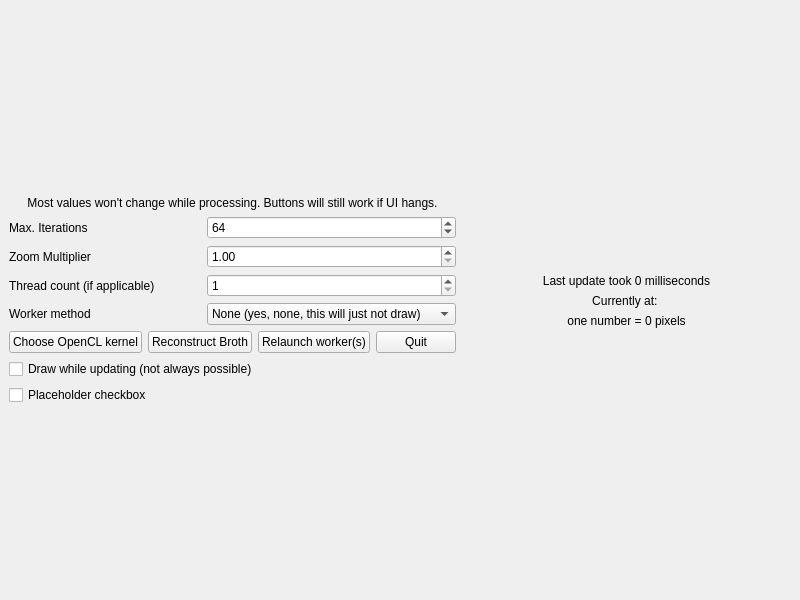
<?xml version="1.0" encoding="UTF-8"?>
<ui version="4.0">
 <class>MainWindow</class>
 <widget class="QMainWindow" name="MainWindow">
  <property name="geometry">
   <rect>
    <x>0</x>
    <y>0</y>
    <width>800</width>
    <height>600</height>
   </rect>
  </property>
  <property name="windowTitle">
   <string>MainWindow</string>
  </property>
  <widget class="QWidget" name="centralwidget">
   <layout class="QGridLayout" name="gridLayout">
    <item row="3" column="0">
     <spacer name="verticalSpacer_2">
      <property name="orientation">
       <enum>Qt::Vertical</enum>
      </property>
      <property name="sizeHint" stdset="0">
       <size>
        <width>20</width>
        <height>40</height>
       </size>
      </property>
     </spacer>
    </item>
    <item row="2" column="0">
     <layout class="QVBoxLayout" name="controlsLayout">
      <item>
       <spacer name="verticalSpacer_5">
        <property name="orientation">
         <enum>Qt::Vertical</enum>
        </property>
        <property name="sizeHint" stdset="0">
         <size>
          <width>20</width>
          <height>40</height>
         </size>
        </property>
       </spacer>
      </item>
      <item>
       <widget class="QLabel" name="label_4">
        <property name="text">
         <string>Most values won't change while processing. Buttons will still work if UI hangs.</string>
        </property>
        <property name="alignment">
         <set>Qt::AlignCenter</set>
        </property>
       </widget>
      </item>
      <item>
       <layout class="QGridLayout" name="mainControls">
        <item row="3" column="0">
         <widget class="QLabel" name="zoomRatioLabel">
          <property name="text">
           <string>Zoom Multiplier</string>
          </property>
         </widget>
        </item>
        <item row="1" column="1">
         <widget class="QSpinBox" name="maxIterationsSpinBox">
          <property name="minimum">
           <number>1</number>
          </property>
          <property name="maximum">
           <number>4096</number>
          </property>
          <property name="value">
           <number>64</number>
          </property>
         </widget>
        </item>
        <item row="3" column="1">
         <widget class="QDoubleSpinBox" name="zoomRatioSpinBox">
          <property name="minimum">
           <double>1.000000000000000</double>
          </property>
          <property name="maximum">
           <double>100.000000000000000</double>
          </property>
         </widget>
        </item>
        <item row="4" column="0">
         <widget class="QLabel" name="threadCountLabel">
          <property name="text">
           <string>Thread count (if applicable)</string>
          </property>
         </widget>
        </item>
        <item row="4" column="1">
         <widget class="QSpinBox" name="threadCountSpinBox">
          <property name="minimum">
           <number>1</number>
          </property>
          <property name="maximum">
           <number>65536</number>
          </property>
         </widget>
        </item>
        <item row="1" column="0">
         <widget class="QLabel" name="maxIterationsLabel">
          <property name="text">
           <string>Max. Iterations</string>
          </property>
         </widget>
        </item>
        <item row="5" column="1">
         <widget class="QComboBox" name="modeSelectComboBox">
          <item>
           <property name="text">
            <string>None (yes, none, this will just not draw)</string>
           </property>
          </item>
          <item>
           <property name="text">
            <string>Basic MT</string>
           </property>
          </item>
          <item>
           <property name="text">
            <string>Optimised MT (2x faster in debug builds)</string>
           </property>
          </item>
          <item>
           <property name="text">
            <string>OpenCL</string>
           </property>
          </item>
         </widget>
        </item>
        <item row="5" column="0">
         <widget class="QLabel" name="workerMethodLabel">
          <property name="text">
           <string>Worker method</string>
          </property>
         </widget>
        </item>
       </layout>
      </item>
      <item>
       <layout class="QHBoxLayout" name="horizontalLayout">
        <item>
         <widget class="QPushButton" name="FileDialogOpenerButton">
          <property name="text">
           <string>Choose OpenCL kernel</string>
          </property>
         </widget>
        </item>
        <item>
         <widget class="QPushButton" name="ReconstructButton">
          <property name="text">
           <string>Reconstruct Broth</string>
          </property>
         </widget>
        </item>
        <item>
         <widget class="QPushButton" name="RelaunchButton">
          <property name="text">
           <string>Relaunch worker(s)</string>
          </property>
         </widget>
        </item>
        <item>
         <widget class="QPushButton" name="QuitButton">
          <property name="text">
           <string>Quit</string>
          </property>
         </widget>
        </item>
       </layout>
      </item>
      <item>
       <layout class="QVBoxLayout" name="checkboxes">
        <item>
         <widget class="QCheckBox" name="drawWhileUpdatingCheckBox">
          <property name="text">
           <string>Draw while updating (not always possible)</string>
          </property>
         </widget>
        </item>
        <item>
         <widget class="QCheckBox" name="checkBox_2">
          <property name="text">
           <string>Placeholder checkbox</string>
          </property>
         </widget>
        </item>
       </layout>
      </item>
      <item>
       <spacer name="verticalSpacer_6">
        <property name="orientation">
         <enum>Qt::Vertical</enum>
        </property>
        <property name="sizeHint" stdset="0">
         <size>
          <width>20</width>
          <height>40</height>
         </size>
        </property>
       </spacer>
      </item>
     </layout>
    </item>
    <item row="0" column="0">
     <spacer name="verticalSpacer">
      <property name="orientation">
       <enum>Qt::Vertical</enum>
      </property>
      <property name="sizeHint" stdset="0">
       <size>
        <width>20</width>
        <height>40</height>
       </size>
      </property>
     </spacer>
    </item>
    <item row="2" column="1">
     <layout class="QVBoxLayout" name="statusLayout">
      <item>
       <spacer name="verticalSpacer_4">
        <property name="orientation">
         <enum>Qt::Vertical</enum>
        </property>
        <property name="sizeHint" stdset="0">
         <size>
          <width>20</width>
          <height>40</height>
         </size>
        </property>
       </spacer>
      </item>
      <item>
       <widget class="QLabel" name="lastUpdateLabel">
        <property name="text">
         <string>Last update took 0 milliseconds</string>
        </property>
        <property name="alignment">
         <set>Qt::AlignCenter</set>
        </property>
       </widget>
      </item>
      <item>
       <widget class="QLabel" name="positionLabel">
        <property name="text">
         <string>Currently at: </string>
        </property>
        <property name="alignment">
         <set>Qt::AlignCenter</set>
        </property>
       </widget>
      </item>
      <item>
       <widget class="QLabel" name="pixelRatioLabel">
        <property name="text">
         <string>one number = 0 pixels</string>
        </property>
        <property name="alignment">
         <set>Qt::AlignCenter</set>
        </property>
       </widget>
      </item>
      <item>
       <spacer name="verticalSpacer_3">
        <property name="orientation">
         <enum>Qt::Vertical</enum>
        </property>
        <property name="sizeHint" stdset="0">
         <size>
          <width>20</width>
          <height>40</height>
         </size>
        </property>
       </spacer>
      </item>
     </layout>
    </item>
   </layout>
  </widget>
 </widget>
 <resources/>
 <connections/>
</ui>
